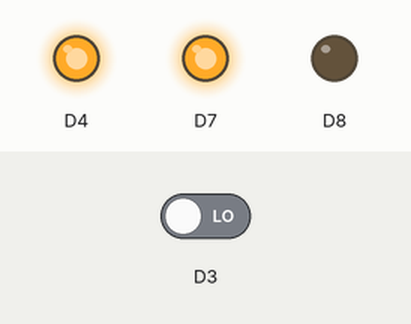
This sketch was run on a simulated ESP8266 (NodeMCU). Parts: output pins drawn as LEDs (lit = HIGH). Inputs (shaded band) come from the test bench; at power-on: D3 LOW.

Above: at 0.1 s.
At 0.6 s:
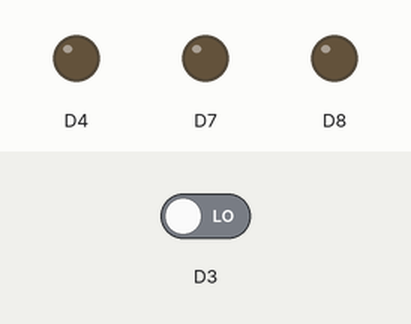
At 19.3 s:
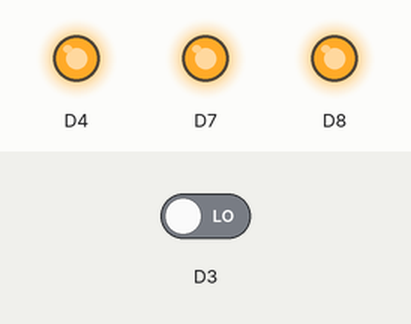
At 39.0 s:
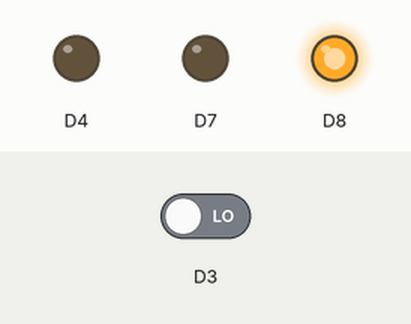
Timing chart, 0 to 40.0 s (numbered marks = the images above):
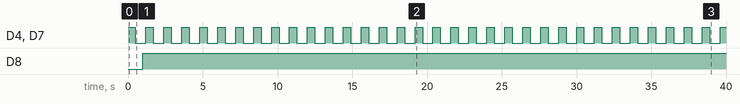

Measured:
- by itself, D4, D7: alternates HIGH for 0.50 s and LOW for 0.70 s
- by itself, D8: LOW → HIGH at 1.0 s

The sketch:

Punto_6_Ejercicio1.ino
```cpp
int ButtonState = 0;

void setup()
{
 pinMode(D8,OUTPUT);
 pinMode(D3,INPUT);
 pinMode(D4,OUTPUT);
 pinMode(D7,OUTPUT);
}
void loop()
 {
  {
 digitalWrite(D4,HIGH);
 digitalWrite(D7,HIGH);
 delay(500);
 digitalWrite(D4,LOW);
 digitalWrite(D7,false);
 delay(500);
 }
 ButtonState = digitalRead(D3);
 if (ButtonState==HIGH)
 {
 digitalWrite(D8,LOW);

 delay(200);
}
else
{
 digitalWrite(D8,HIGH);

 delay(200);
}
 }
```
